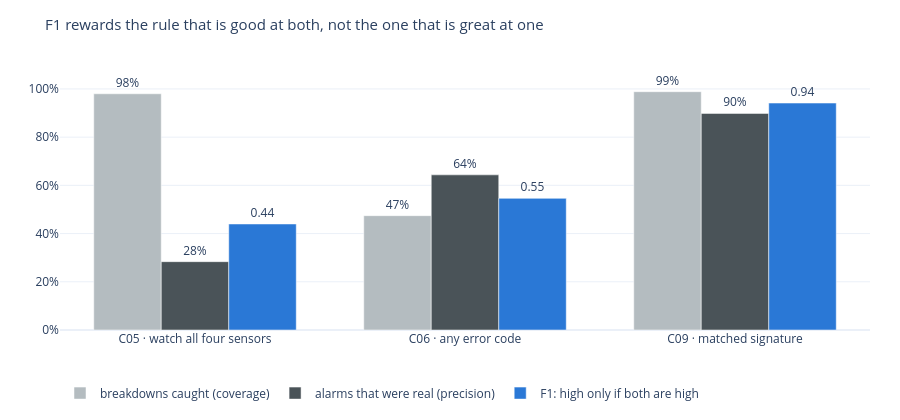

The code cell stored with this chart in its notebook:
### Markdown cell above
<a id="s5-1"></a>
### 5.1 · How rules were ranked: one score, F1
**What F1 is.** Every alarm rule is judged on two questions:
1. **Of the breakdowns, how many did it warn about?** (*coverage*, "caught")
2. **Of its alarms, how many were real?** (*precision*, "real")

F1 rolls the two into one score from 0 to 1. Unlike a plain average, it is **pulled down toward the weaker of the
two**. Think of a student who has to pass two exams: scoring 98 on one and 28 on the other doesn't average out to a
pass. F1 is only high when **both** are high.

**Why it's the right yardstick here.** A plant manager needs both answers to be "most": most breakdowns caught,
and most alarms worth walking over for. Each of the brief's three numbers can be gamed on its own:
* **Coverage alone** rewards an alarm that's always on: it "catches" everything, but the crew soon ignores it.
* **Precision alone** rewards firing only on the most obvious cases, missing most breakdowns.
* **Lift alone** rewards a rule that almost never fires: one lucky alarm gives a huge lift.

F1 can't be gamed either way, so it's the one number used to rank all ten ideas and to choose the window. Lift is
still checked (every kept rule clears the brief's bar of 2), just not used to rank.

The chart shows three of the ideas side by side:

### Code cell
# F1 explained with three real ideas (holdout machines): caught (coverage), real (precision), and their F1.
pick = [("C05", "C05 · watch all four sensors"), ("C06", "C06 · any error code"), ("C09", "C09 · matched signature")]
byid = {c["cid"]: c["hold"] for c in K["concepts"]}
fig = go.Figure()
for key, name, color in [("coverage", "breakdowns caught (coverage)", GREY), ("precision", "alarms that were real (precision)", DARK),
                         ("f1", "F1: high only if both are high", BLUE)]:
    vals = [byid[c][key] for c, _ in pick]
    fig.add_bar(x=[n for _, n in pick], y=vals, name=name, marker_color=color,
                text=[f"{v:.0%}" if key != "f1" else f"{v:.2f}" for v in vals], textposition="outside", hoverinfo="skip")
look(fig, "F1 rewards the rule that is good at both, not the one that is great at one", 420)
fig.update_layout(barmode="group", bargap=0.25)
fig.update_yaxes(range=[0, 1.12], tickformat=".0%", title=None)

### Figure 1 — Plotly figure (JSON) as saved in the notebook; plotly's stock layout.template omitted (floating-point values rounded to 4 significant figures)
{"data": [{"hoverinfo": "skip", "marker": {"color": "#b4bcc0"}, "name": "breakdowns caught (coverage)", "text": ["98%", "47%", "99%"], "textposition": "outside", "type": "bar", "x": ["C05 · watch all four sensors", "C06 · any error code", "C09 · matched signature"], "y": [0.98, 0.4743, 0.9886]}, {"hoverinfo": "skip", "marker": {"color": "#4a5358"}, "name": "alarms that were real (precision)", "text": ["28%", "64%", "90%"], "textposition": "outside", "type": "bar", "x": ["C05 · watch all four sensors", "C06 · any error code", "C09 · matched signature"], "y": [0.2835, 0.6436, 0.8984]}, {"hoverinfo": "skip", "marker": {"color": "#2a78d6"}, "name": "F1: high only if both are high", "text": ["0.44", "0.55", "0.94"], "textposition": "outside", "type": "bar", "x": ["C05 · watch all four sensors", "C06 · any error code", "C09 · matched signature"], "y": [0.4398, 0.5461, 0.9414]}], "layout": {"bargap": 0.25, "barmode": "group", "height": 420, "legend": {"orientation": "h", "y": -0.18}, "margin": {"b": 50, "l": 60, "r": 30, "t": 60}, "title": {"font": {"size": 15}, "text": "F1 rewards the rule that is good at both, not the one that is great at one"}, "yaxis": {"range": [0, 1.12], "tickformat": ".0%", "title": {}}}}
